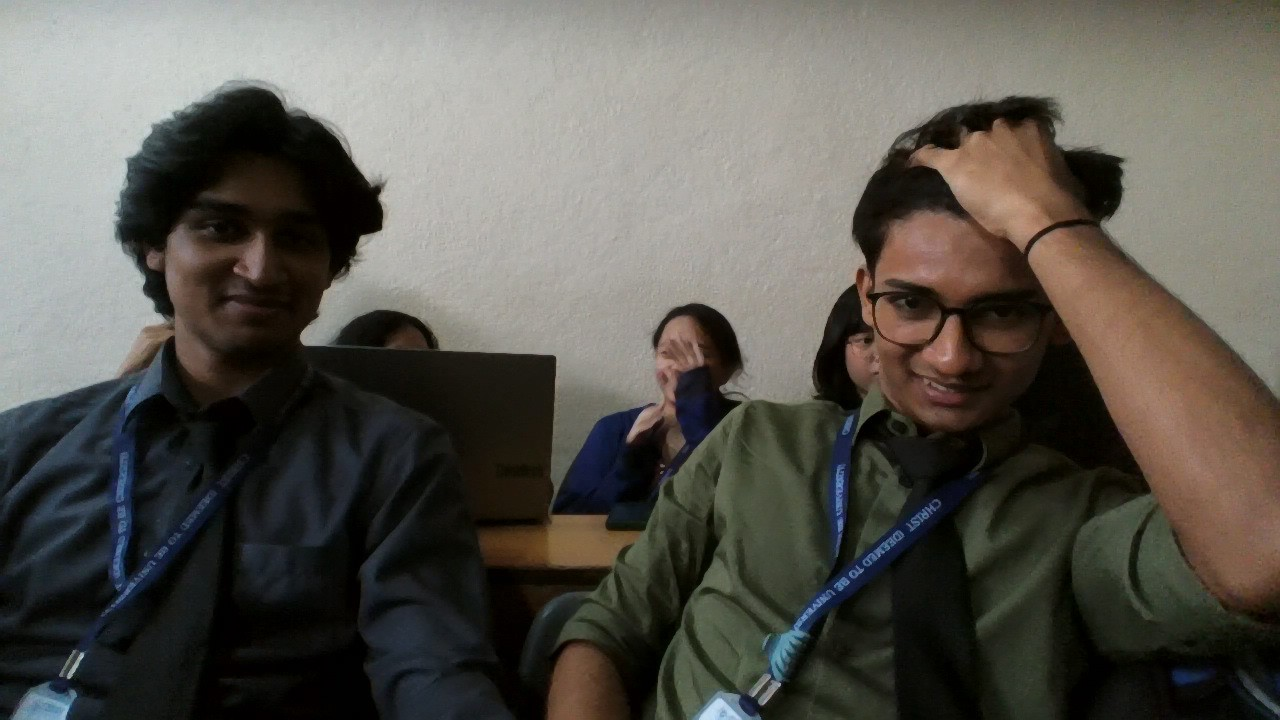
#> input picture backend/deepfakeimage/deepfakeimage/_temp_WIN_20240904_12_29_35_Pro.jpg, 1280 x 720 px
$ python -i ela_fft_features_v2.py   (imports and definitions only)   (older library calls are emulated)
#> lines starting #> are read from the running program, lines starting #| are printed output that depends on the picture
"""
ela_fft_features_v2.py
------------------------
Extended feature extraction module — matches the 8-feature model trained
on Kaggle (multi-scale ELA + FFT + blockiness + Laplacian + LBP texture).

This MUST stay in sync with whatever feature set your forensics_model.joblib
was trained on. If you retrain with different features, update FEATURE_NAMES
and extract_features() here to match.
"""

import io
import cv2
import numpy as np
from PIL import Image
from skimage.feature import local_binary_pattern
import matplotlib
# [1 line not run here, left out]
import matplotlib.pyplot as plt

FEATURE_NAMES = [
    "ela_mean",
    "ela_variance",
    "ela_multiscale_ratio",
    "fft_high_freq_peak_ratio",
    "fft_energy_ratio_variance",
    "laplacian_var",
    "blockiness_score",
    "lbp_energy",
]


def compute_ela_map(image_path, quality=95, scale=15):
    """Returns the visual ELA heatmap (for display) at the given quality."""
    original = Image.open(image_path).convert("RGB")
    buffer = io.BytesIO()
    original.save(buffer, "JPEG", quality=quality)
    buffer.seek(0)
    recompressed = Image.open(buffer)
    diff = np.abs(np.asarray(original).astype(np.int16) - np.asarray(recompressed).astype(np.int16))
    ela_gray = diff.mean(axis=2)
    ela_map = np.clip(ela_gray * scale, 0, 255).astype(np.uint8)
    return ela_map, float(ela_gray.mean()), float(ela_gray.var())


def compute_fft_map(gray, ring=(0.35, 0.9), z=3.0):
    """Returns the visual FFT magnitude spectrum plus scalar metrics."""
    f = np.fft.fftshift(np.fft.fft2(gray.astype(np.float32)))
    log_mag = np.log1p(np.abs(f))
    h, w = gray.shape
    cy, cx = h // 2, w // 2
    y, x = np.ogrid[:h, :w]
    r = np.sqrt((x - cx) ** 2 + (y - cy) ** 2)
    r_norm = r / np.sqrt(cx ** 2 + cy ** 2)
    mask = (r_norm >= ring[0]) & (r_norm <= ring[1])
    vals = log_mag[mask]
    if vals.size == 0:
        return log_mag, 0.0, 0.0
    mu, sigma = vals.mean(), vals.std() + 1e-8
    peak_ratio = float(np.mean((vals - mu) / sigma > z))
    r_ring = r[mask].astype(np.int32)
    bins = np.bincount(r_ring, weights=vals)
    counts = np.bincount(r_ring)
    counts[counts == 0] = 1
    energy_var = float(np.var(bins / counts))
    return log_mag, peak_ratio, energy_var


def blockiness_score(gray):
    """8x8 JPEG grid blockiness — ratio of edge energy on block boundaries vs elsewhere."""
    diff = np.abs(np.diff(gray.astype(np.float32), axis=1))
    cols = np.arange(diff.shape[1])
    block_cols = cols[(cols % 8) == 7]
    non_block_cols = cols[(cols % 8) != 7]
    if len(block_cols) == 0 or len(non_block_cols) == 0:
        return 0.0
    block_energy = diff[:, block_cols].mean()
    non_block_energy = diff[:, non_block_cols].mean()
    return float(block_energy / (non_block_energy + 1e-8))


def lbp_energy(gray):
    """Local Binary Pattern texture energy — flags unnaturally smooth AI textures."""
    lbp = local_binary_pattern(gray, P=8, R=1, method="uniform")
    hist, _ = np.histogram(lbp, bins=np.arange(0, 11), density=True)
    return float(np.sum(hist ** 2))


def extract_features(image_path):
    """Returns the full 8-feature dict, in FEATURE_NAMES order-compatible form."""
    gray = cv2.imread(image_path, cv2.IMREAD_GRAYSCALE)
#> gray: shape (720, 1280); min 0, max 220, mean 86.9
    if gray is None:
        raise FileNotFoundError(f"Could not read image: {image_path}")

    _, ela_mean_95, ela_var_95 = compute_ela_map(image_path, quality=95)
#> in compute_ela_map, `ela_map = np.clip(ela_gray * scale, 0, 255).astype(np.uint8)`:
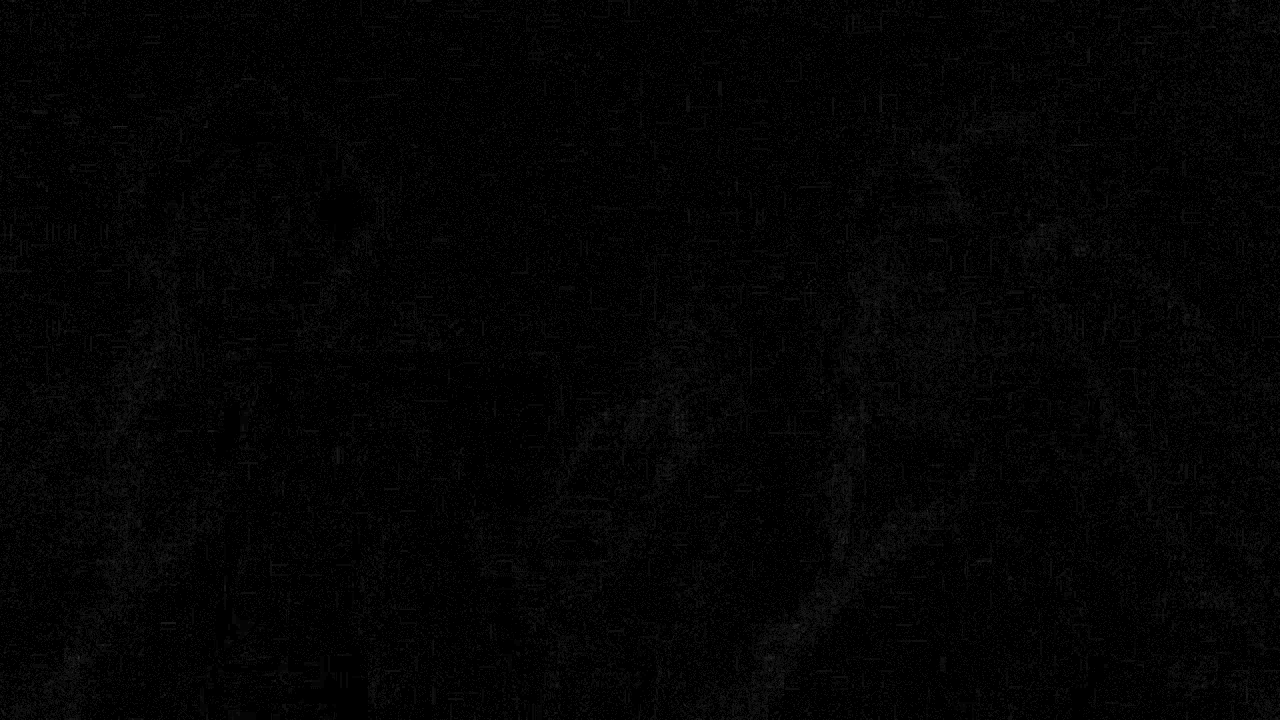
#> ela_map: shape (720, 1280); min 0, max 50, mean 3.8
#> ela_mean_95 = 0.254; ela_var_95 = 0.184
    _, ela_mean_70, _ = compute_ela_map(image_path, quality=70)
#> call 2 of compute_ela_map, with quality = 70, scale = 15
#> in compute_ela_map (call 2), `ela_map = np.clip(ela_gray * scale, 0, 255).astype(np.uint8)`:
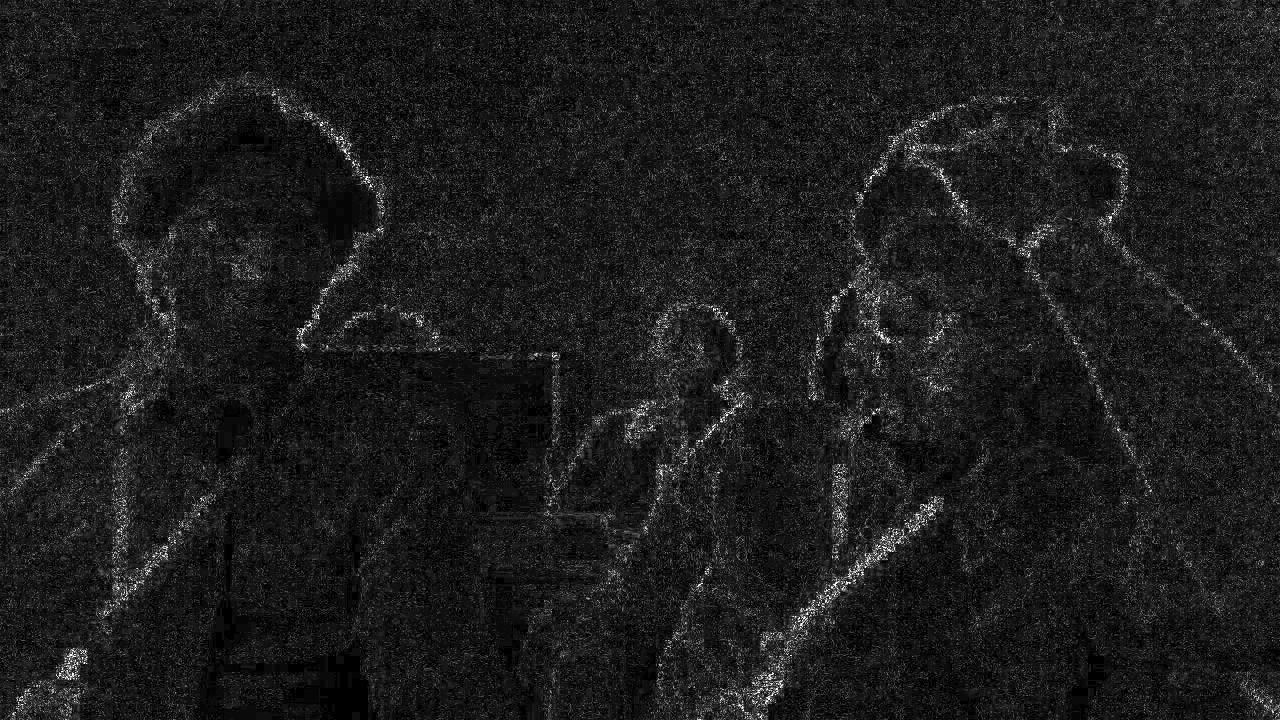
#> ela_map: shape (720, 1280); min 0, max 255, mean 28.4
#> ela_mean_70 = 1.89
    ela_ratio = ela_mean_70 / (ela_mean_95 + 1e-8)
#> ela_ratio = 7.46

    _, peak_ratio, energy_var = compute_fft_map(gray)
#> in compute_fft_map, `log_mag = np.log1p(np.abs(f))`:
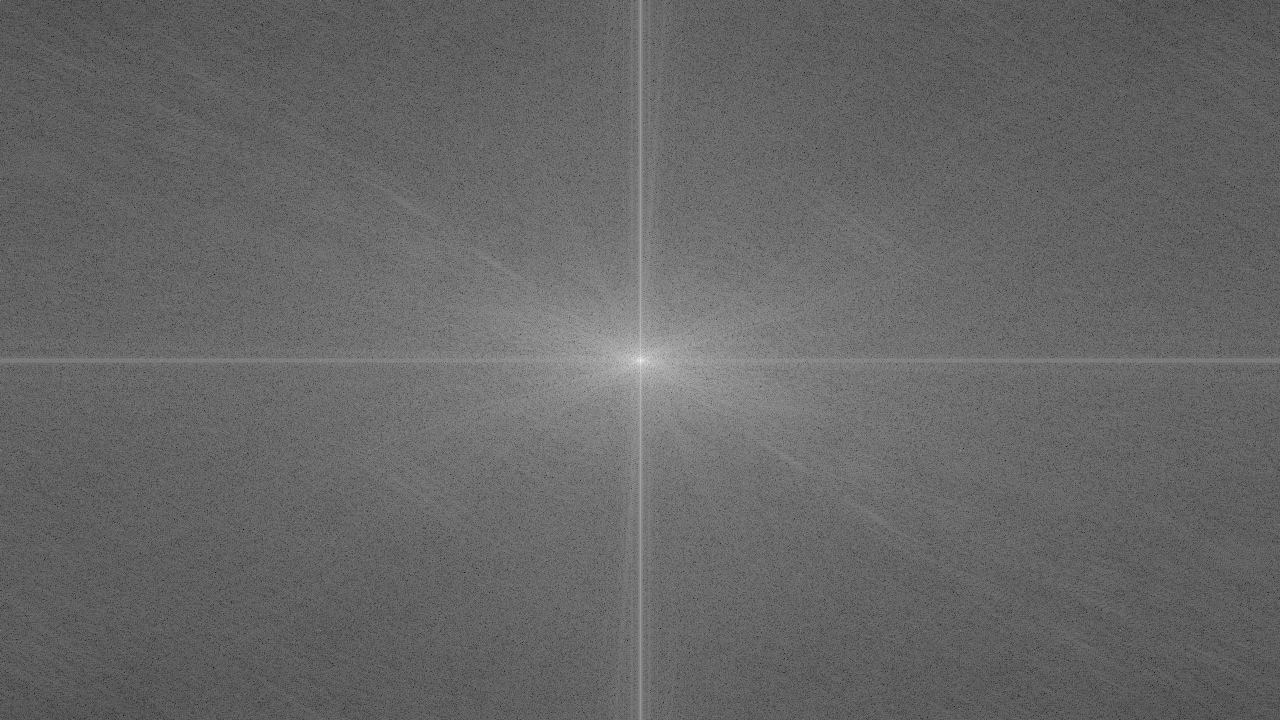
#> log_mag: shape (720, 1280) float64; min 0.709, max 18.2, mean 7.78; drawn with min black and max white
#> in compute_fft_map, `mu, sigma = vals.mean(), vals.std() + 1e-8`: mu = 7.49; sigma = 0.768
#> in compute_fft_map, `peak_ratio = float(np.mean((vals - mu) / sigma > z))`: peak_ratio = 0.000858
#> in compute_fft_map, `bins = np.bincount(r_ring, weights=vals)`: bins = 661 values, max 17537 at index 357, min 0 at index 0, mean 7770.5
#> in compute_fft_map, `energy_var = float(np.var(bins / counts))`: energy_var = 13.29
#> peak_ratio = 0.000858; energy_var = 13.29

    lap_var = float(cv2.Laplacian(gray, cv2.CV_64F).var())
#> lap_var = 113.5
    block_score = blockiness_score(gray)
#> in blockiness_score, `block_energy = diff[:, block_cols].mean()`: block_energy = 2.83
#> in blockiness_score, `non_block_energy = diff[:, non_block_cols].mean()`: non_block_energy = 2.5
#> block_score = 1.13
    lbp_e = lbp_energy(gray)
#> in lbp_energy, `lbp = local_binary_pattern(gray, P=8, R=1, method="uniform")`:
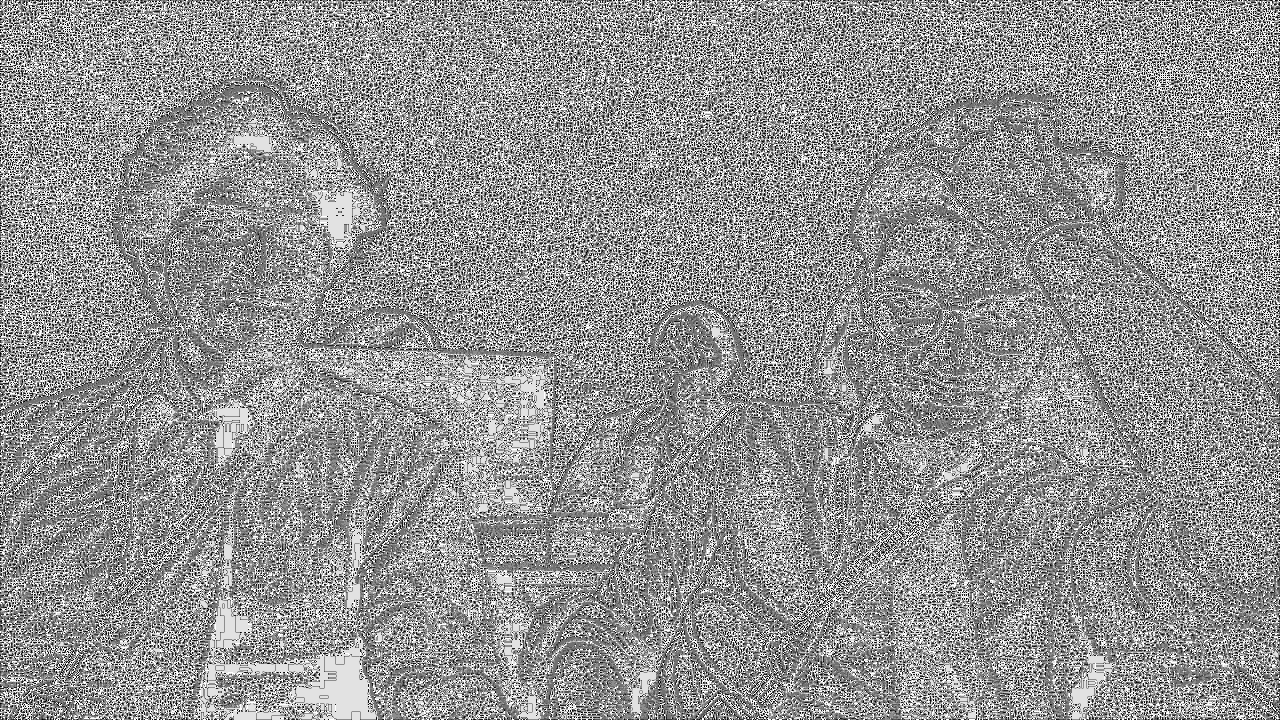
#> lbp: shape (720, 1280) float64; min 0, max 9, mean 5.19; drawn with min black and max white
#> in lbp_energy, `hist, _ = np.histogram(lbp, bins=np.arange(0, 11), density=True)`: hist = [0.0385, 0.0768, 0.0449, 0.113, 0.13, 0.151, 0.102, 0.0812, 0.131, 0.131]
#> lbp_e = 0.113

    return {
        "ela_mean": ela_mean_95,
        "ela_variance": ela_var_95,
        "ela_multiscale_ratio": ela_ratio,
        "fft_high_freq_peak_ratio": peak_ratio,
        "fft_energy_ratio_variance": energy_var,
        "laplacian_var": lap_var,
        "blockiness_score": block_score,
        "lbp_energy": lbp_e,
    }


def feature_vector_array(image_path):
    feats = extract_features(image_path)
    return np.array([feats[name] for name in FEATURE_NAMES], dtype=np.float64)


def visualize(image_path, save_path=None, show=False):
    """3-panel visualization: original | ELA heatmap | FFT spectrum."""
    original = Image.open(image_path).convert("RGB")
    ela_map, ela_mean, ela_var = compute_ela_map(image_path, quality=95)
    gray = cv2.imread(image_path, cv2.IMREAD_GRAYSCALE)
    fft_map, peak_ratio, energy_var = compute_fft_map(gray)

    fig, axes = plt.subplots(1, 3, figsize=(15, 5))
    axes[0].imshow(original)
    axes[0].set_title("Original Image")
    axes[0].axis("off")

    im1 = axes[1].imshow(ela_map, cmap="inferno")
    axes[1].set_title(f"ELA Heatmap (Q95)\nmean={ela_mean:.2f}  var={ela_var:.2f}")
    axes[1].axis("off")
    fig.colorbar(im1, ax=axes[1], fraction=0.046, pad=0.04)

    im2 = axes[2].imshow(fft_map, cmap="viridis")
    axes[2].set_title(f"FFT Magnitude Spectrum\npeak_ratio={peak_ratio:.4f}  energy_var={energy_var:.4f}")
    axes[2].axis("off")
    fig.colorbar(im2, ax=axes[2], fraction=0.046, pad=0.04)

    plt.tight_layout()
    if save_path:
        plt.savefig(save_path, dpi=150, bbox_inches="tight")
    if show:
        plt.show()
    plt.close(fig)
    return save_path

>>> result = extract_features('deepfakeimage/_temp_WIN_20240904_12_29_35_Pro.jpg')
#> result = {'ela_mean': 0.254, 'ela_variance': 0.184, 'ela_multiscale_ratio': 7.46, 'fft_high_freq_peak_ratio': 0.000858, 'fft_energy_ratio_variance': 13.29, 'laplacian_var': 113.5, 'blockiness_score': 1.13, 'lbp_energy': 0.113}
